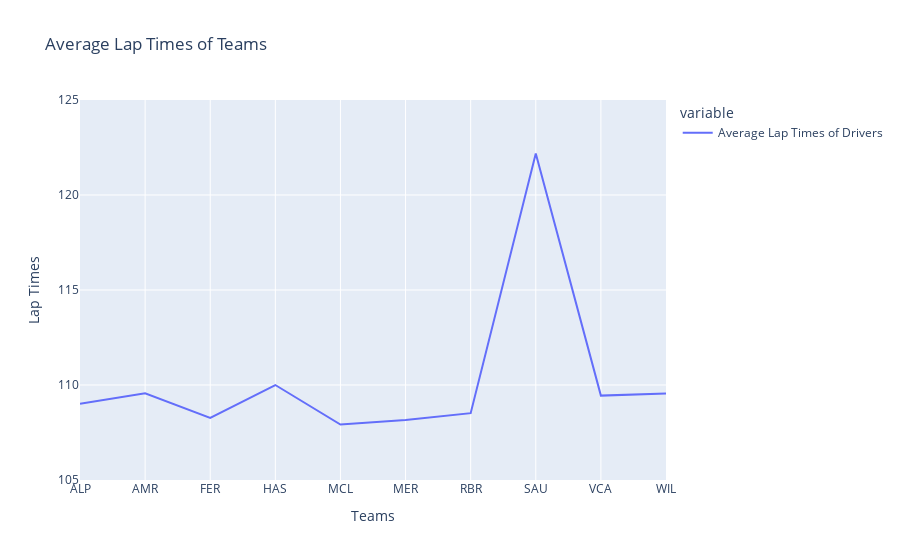

Write notebook code for a chart like this one.
### Code cell
avg_team_times = compare.groupby("Teams")["Average Lap Times of Drivers"].mean().rename({"Average Lap Times of Drivers":"Average Lap Times of Teams"})

fig = px.line(data_frame=avg_team_times,
              title="Average Lap Times of Teams",
              labels={"value":"Lap Times"})
fig.update_layout(yaxis_range=[105,125])

### Figure 1 — Plotly figure (JSON) as saved in the notebook; plotly's stock layout.template omitted (floating-point values rounded to 4 significant figures)
{"data": [{"hovertemplate": "variable=Average Lap Times of Drivers<br>Teams=%{x}<br>Lap Times=%{y}<extra></extra>", "legendgroup": "Average Lap Times of Drivers", "line": {"color": "#636efa", "dash": "solid"}, "marker": {"symbol": "circle"}, "mode": "lines", "name": "Average Lap Times of Drivers", "orientation": "v", "showlegend": true, "type": "scatter", "x": ["ALP", "AMR", "FER", "HAS", "MCL", "MER", "RBR", "SAU", "VCA", "WIL"], "xaxis": "x", "y": [109.0, 109.6, 108.3, 110.0, 107.9, 108.2, 108.5, 122.2, 109.4, 109.6], "yaxis": "y"}], "layout": {"legend": {"title": {"text": "variable"}, "tracegroupgap": 0}, "title": {"text": "Average Lap Times of Teams"}, "xaxis": {"anchor": "y", "domain": [0, 1], "title": {"text": "Teams"}}, "yaxis": {"anchor": "x", "domain": [0, 1], "range": [105, 125], "title": {"text": "Lap Times"}}}}
